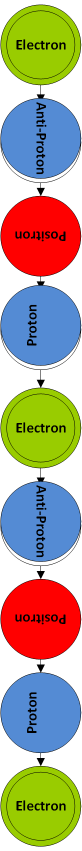
#> input picture DataSupernovaLBLgov/NewElectronSingleVertical.png, 163 x 1702 px, found by its file name (shown at 1/2 size)
$ jupyter execute --allow-errors AAA_GoldenCopy_BlackholiumUniverseFunction_20211120.ipynb   (shell and % lines are left out)
#> lines starting #> are read from the running program, lines starting #| are printed output that depends on the picture
[cell 1]
# import qiskit_metal
# qiskit_metal.open_docs()
# !pip install manim==0.9.0
# !pip install qiskit[finance]

<h1>The segment below is related to the Baryonic Acoustic Oscillations. I wanted to see how my theory would deal with that. This is work in progress</h1>

<br>
<br>

Current Density is related to the speed of light by Energy Conservation:

$$ \rho=\frac{c^2}{0.776 *G *2 \pi^2R_0^2} $$

# Calculation of the energy available for the Many-Bangs

$$ volume(n, \phi) = \frac{ 2*\pi^{(\frac{n-1}{2})}*\int_{0}^{\pi}{sin(x)^{(n - 2)}dx}}{\Gamma(\frac{n-1}{2})}R^3 $$

#  I will consider the volume of the Visible Universe only (1 radian as opposed to pi radians)

$$ \frac{{P\left( {n,{\text{ }}x} \right)}}{{{n_0}{\text{ }}{T_0}{\text{ }}}}{\text{ }} = {\text{ }}\frac{x}{{{T_0}}}\left( {Mp +Me - Mn} \right){\left( {\frac{n}{{{n_0}}}} \right)^2} + \frac{2}{5}[{x^{5/3}} + {\text{ }}{(1 - x)^{5/3}}]{(\frac{{2n}}{{{n_0}}})^{2/3}} - [(2\alpha  - 4{\alpha _L})x(1 - x){\text{ }} + {\alpha _L}]{\left( {\frac{n}{{{n_0}}}} \right)^2} + {\text{ }}\gamma [(2\eta  - 4{\eta _L})x(1 - x){\text{ }} + {\eta _L}]{(\frac{n}{{{n_0}}})^{\gamma  + 1}} $$

$$ \frac{{\varepsilon (n,x)}}{{{n T_0}}} = \frac{1}{{{T_0}}}\left( {Mn(1-x) + x(Mp+Me) } \right)\frac{n}{{{n_0}}} + \frac{3}{5}[{x^{5/3}} + {\text{ }}{(1 - x)^{5/3}}]{(\frac{{2n}}{{{n_0}}})^{2/3}} - [(2\alpha  - 4{\alpha _L})x(1 - x){\text{ }} + {\alpha _L}]\frac{n}{{{n_0}}} + {\text{ }}[(2\eta  - 4{\eta _L})x(1 - x){\text{ }} + {\eta _L}]{(\frac{n}{{{n_0}}})^\gamma } $$

$$ {T_0}{\text{ }} = {\text{ }}{\left( {\frac{{3{\pi ^{\text{2}}}{n_0}}}{2}} \right)^{\frac{2}{3}}}\frac{{{\hbar ^2}}}{{2m}} $$

[cell 2]
# !pip install git+https://github.com/scls19fr/pandas-helper-calc
import matplotlib.pyplot as plt
import numpy as np
import scipy as sp
from scipy.fftpack import fft
#> (the rest of this cell did not finish here and is left out)

[cell 3]
fig, ax = plt.subplots(figsize=(12, 10), dpi=80) # note we must use plt.subplots, not plt.subplot
circle=plt.Circle((0,0),1, fill=False)
#first plots
w= 2*np.pi
x = np.arange(-1,1,0.0125)   # start,stop,step
y = 0.1*np.cos(w*x)
sine= plt.plot(x,y)
# second plots
w= 4*np.pi/np.sqrt(2)
x = np.linspace(0,np.sqrt(2),81)
y = 0.1*np.cos(w*x)
xx = x*np.cos(np.pi/4)+y*np.sin(np.pi/4)
yy = x*np.sin(np.pi/4)-y*np.cos(np.pi/4)
sin1= plt.plot(xx,yy, color="black")
# axes plots
line_=plt.plot([-1,1],[0,0])
line0_=plt.plot([0,0],[-1,1])


line0_=plt.plot([0,xx[0]],[0,yy[0]], color="green")
for i in np.arange(9):
    n=i*10
    v=np.sqrt(2)/2
    line0_=plt.plot(x[n]*v,x[n]*v, color="blue", marker='o')
    line0_=plt.plot(xx[n],yy[n], color="red", marker='+')
#     line1_=plt.plot([x[n]*v,xx[n]],[x[n]*v,yy[n]], color="black")
for i in np.arange(9):
    color="blue"
    if i%4==0:
        color="green"
    if (i+2)%4==0:
        color="red"
    line0_=plt.plot([0,i/8],[i/8,i/8], color=color)
    n=i*10
    line1_=plt.plot([x[n]*v,xx[n]],[x[n]*v,yy[n]], color=color)
line1_=plt.plot([0,np.sqrt(2)],[0,np.sqrt(2)])
ax.add_patch(circle)
# plt.xlabel('x values from 0 to 4pi')  # string must be enclosed with quotes '  '
# plt.ylabel('sin(x) and cos(x)')
plt.title('3D and 4D waves and their \n relationship with the Fundamental Dilator')
plt.legend(['3D wave', '4D wave'])      # legend entries as seperate strings in a list

# (or if you have an existing figure)
# fig = plt.gcf()
# ax = fig.gca()
# Annotate the 2nd position with another image (a Grace Hopper portrait)
fn = "./img1/NewElectronSingleVertical.png" #get_sample_data("./NewElectronSingleVertical.png", asfileobj=False)
arr_img = plt.imread(fn, format='png')
#> arr_img is the input picture: shape (1702, 163, 3) float32; mean R, G, B 0.683, 0.646, 0.561

#> (the rest of this cell did not finish here and is left out)

[cell 4]
aa=[0.5, 2,  5,10]
y= np.linspace(0, np.pi*2,100)
x=np.sin(y)
ax = plt.plot(x,y)
for a in aa:
    y_prime=y + x*a/(np.sqrt(1+a**2))
    x_prime = a*y - x/(np.sqrt(1+a**2))

    ax.append( plt.plot(x_prime,y_prime) )
    ax.append( plt.plot(a*y,y) )
    ax.append( plt.plot(x,0*x) )
for i in np.arange(4*max(aa)):
    ax.append(plt.vlines(x=i*np.pi/2,ymin=0, ymax=2*np.pi))
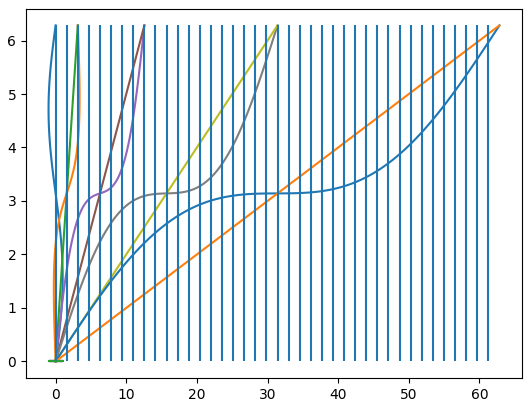
#> figure drawn by matplotlib, 1 panel; curve peaks at x = 3.14, y = 6.28
